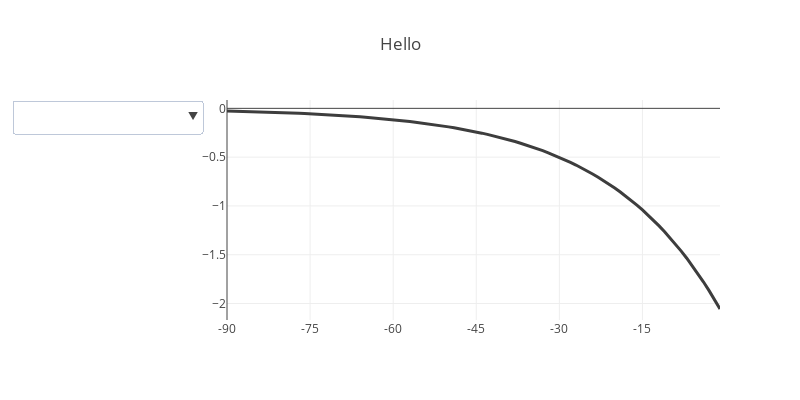

The cell this chart's notebook holds for it:
### Code cell
window = 90
timeout_team_names = list(home_timeouts_clean['HOMEDESCRIPTION'].str.split().str.get(0).str.lower()) + list(away_timeouts_clean['VISITORDESCRIPTION'].str.split().str.get(0).str.lower())

timeout_team_data = pd.DataFrame()

team_time_series = [go.Scatter(x= x_values, y= league_y_fit, mode = 'lines', name='League avg', text='<b>League Avg', hoverinfo= 'text', marker = dict(color='#3D3D3D'), line = dict(width=3))]

mask_source = [val for val in team_data.index for _ in (0, 1)]
mask = [True]
buttons = []

for x in team_data.index:
    
    indices= [i for i, j in enumerate(timeout_team_names) if j == x]
    time_and_margin_temp = [time_and_margin[i] for i in indices]
    flatten = [item for sublist in time_and_margin_temp for item in sublist]
    mean = stats.binned_statistic([x[0] for x in flatten], [x[1] for x in flatten], statistic='mean', bins= window)[0]
    timeout_team_data[x] = mean
    
    y = mean
    x_values = list(range(len(y)))
    
    def func(x, a, b):
        return -a**(x+b) 

    popt, pcov = curve_fit(func, x_values, y, p0= (1.01, -45))

    y_fit = func(x_values, *popt)

    # Calculating R squared
    # residual sum of squares
    ss_res = np.sum((y - y_fit) ** 2)
    # total sum of squares
    ss_tot = np.sum((y - np.mean(y)) ** 2)
    # r-squared
    r2 = 1 - (ss_res / ss_tot)

    xaxis = dict(tickvals = [0, 15, 30, 45, 60, 75, 90], ticktext=['-90','-75', '-60', '-45', '-30', '-15', 'Timeout'])
    layout = dict(width=600, height=400, xaxis=xaxis)
    
    team_fit_text = '<b>{x}'.format(x=team_data.loc[x, 'FULL_NAME'])

    team_time_series.append(go.Scatter(x= x_values, y= y, name=team_data.loc[x, 'FULL_NAME'], mode='markers', hoverinfo= 'none', visible= False, legendgroup=team_data.loc[x, 'FULL_NAME'], marker = dict(color='#3D3D3D'), opacity=0.5))
    team_time_series.append(go.Scatter(x= x_values, y= y_fit, name=team_data.loc[x, 'FULL_NAME'], mode='lines', text=team_fit_text, hoverinfo= 'text', visible=False, legendgroup=team_data.loc[x, 'FULL_NAME'], marker = dict(color=team_data.loc[x, 'COLOR']), line = dict(width=3)))
    
    menu_mask = mask + [True if x == mask_source[i] else False for i in range(len(mask_source))]
    
    menu_entry = dict(label='<b>{x}'.format(x=team_data.loc[x,'FULL_NAME']), 
                      method='update', 
                      args = [{'visible': menu_mask, 
                               'title': 'ola'}])
    buttons.append(menu_entry)

updatemenus = list([dict(active=-1, buttons=buttons)])

xaxis = dict(tickvals = [0, 15, 30, 45, 60, 75, 90], ticktext=['-90','-75', '-60', '-45', '-30', '-15', 'Timeout'])
layout = dict(title='Hello', width=800, height=400, xaxis=xaxis, updatemenus=updatemenus, showlegend=False)
fig = go.Figure(data=team_time_series, layout=layout)
iplot(fig, filename='TeamTimeSeriesRAW')
